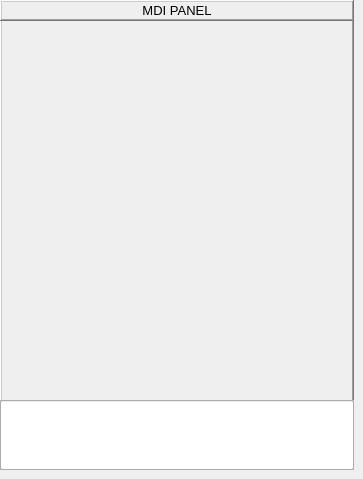
       <widget class="QWidget" name="panel_mdi">
        <widget class="QFrame" name="frame_mdi_history">
         <property name="geometry">
          <rect>
           <x>0</x>
           <y>0</y>
           <width>354</width>
           <height>470</height>
          </rect>
         </property>
         <property name="minimumSize">
          <size>
           <width>354</width>
           <height>470</height>
          </size>
         </property>
         <property name="maximumSize">
          <size>
           <width>354</width>
           <height>470</height>
          </size>
         </property>
         <property name="frameShape">
          <enum>QFrame::WinPanel</enum>
         </property>
         <property name="frameShadow">
          <enum>QFrame::Raised</enum>
         </property>
         <widget class="QLabel" name="label_mdi_panel">
          <property name="geometry">
           <rect>
            <x>0</x>
            <y>0</y>
            <width>354</width>
            <height>21</height>
           </rect>
          </property>
          <property name="font">
           <font>
            <pointsize>10</pointsize>
            <weight>50</weight>
            <bold>false</bold>
           </font>
          </property>
          <property name="frameShape">
           <enum>QFrame::WinPanel</enum>
          </property>
          <property name="frameShadow">
           <enum>QFrame::Raised</enum>
          </property>
          <property name="text">
           <string>MDI PANEL</string>
          </property>
          <property name="alignment">
           <set>Qt::AlignCenter</set>
          </property>
         </widget>
         <widget class="QFrame" name="frame_mdi">
          <property name="geometry">
           <rect>
            <x>0</x>
            <y>400</y>
            <width>354</width>
            <height>70</height>
           </rect>
          </property>
          <property name="frameShape">
           <enum>QFrame::StyledPanel</enum>
          </property>
          <property name="frameShadow">
           <enum>QFrame::Raised</enum>
          </property>
          <widget class="MDILine" name="mdiline">
           <property name="geometry">
            <rect>
             <x>0</x>
             <y>0</y>
             <width>354</width>
             <height>70</height>
            </rect>
           </property>
          </widget>
         </widget>
        </widget>
       </widget>
